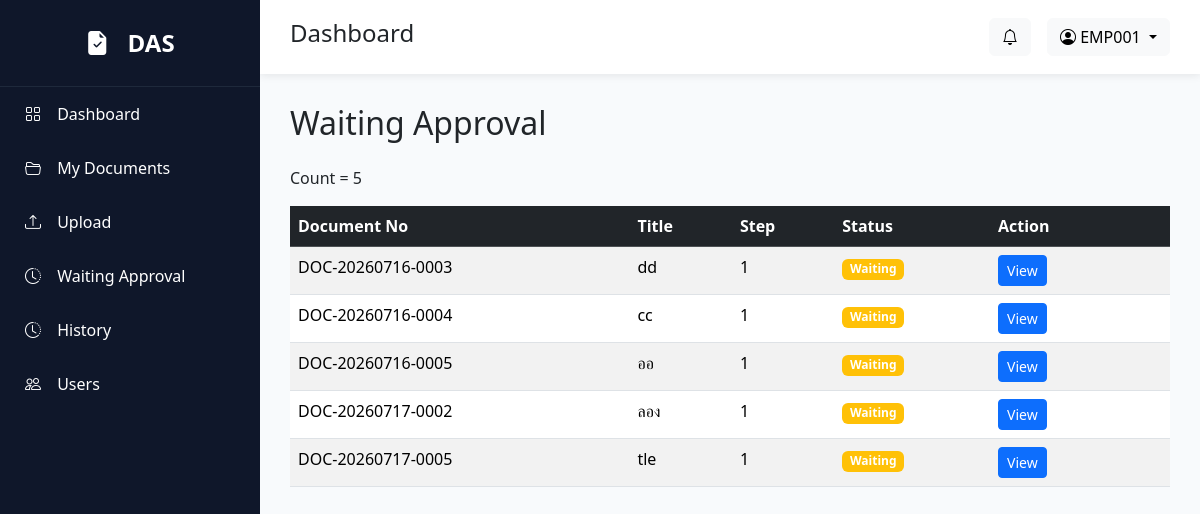
The page /documents/waiting (signed in) on the database as committed earlier.
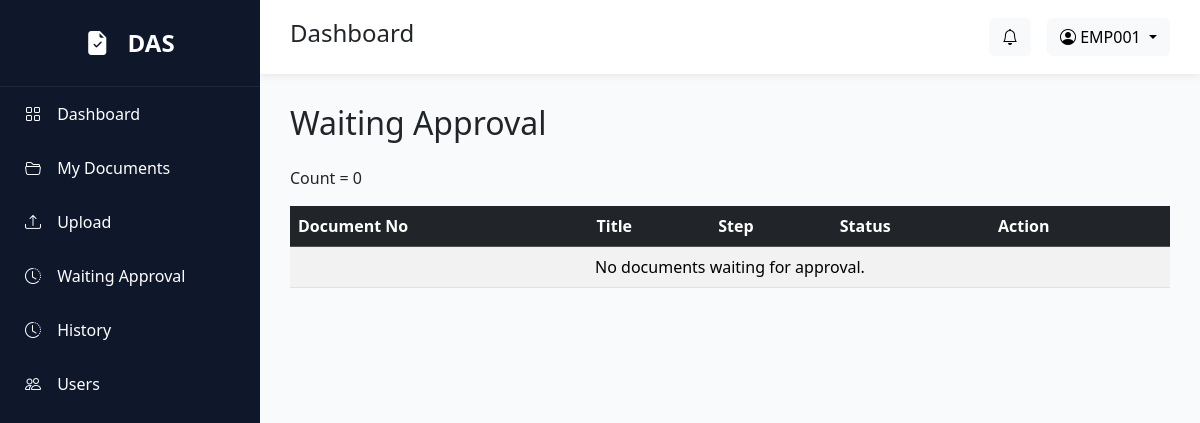
The same page on the database as committed later.
### models/approval_step.py (models this page shows)
class ApprovalStep(db.Model):
    __tablename__ = "approval_steps"
    id = db.Column(db.Integer, primary_key=True)
    document_id = db.Column(
        db.Integer,
        db.ForeignKey("documents.id"),
        nullable=False
    )
    approver_id = db.Column(
        db.Integer,
        db.ForeignKey("users.id"),
        nullable=False
    )
    sequence = db.Column(
        db.Integer,
        nullable=False
    )
    status = db.Column(
        db.String(20),
        default="Pending"
    )
    approved_at = db.Column(
        db.DateTime
    )
    comment = db.Column(
        db.Text
    )
    created_at = db.Column(
        db.DateTime,
        default=datetime.utcnow
    )

### models/document.py (models this page shows)
class Document(db.Model):
    __tablename__ = "documents"
    id = db.Column(db.Integer, primary_key=True)
    document_no = db.Column(db.String(30), unique=True, nullable=False)
    title = db.Column(db.String(255), nullable=False)
    document_type = db.Column(db.String(100), nullable=False)
    description = db.Column(db.Text)
    file_name = db.Column(db.String(255))
    status = db.Column(db.String(50), default="Waiting Manager")
    created_by = db.Column(db.String(20))
    current_approver = db.Column(db.String(20))
    created_at = db.Column(db.DateTime, default=datetime.utcnow)
    approval_steps = db.relationship(
        "ApprovalStep",
        backref="document",
        lazy=True,
        cascade="all, delete-orphan",
        order_by="ApprovalStep.sequence"
    )

### routes/document.py (the view)
@document_bp.route("/documents/waiting")
@login_required
def waiting_documents():
    waiting_steps = (
        ApprovalStep.query
        .filter_by(
            approver_id=current_user.id,
            status="Waiting"
        )
        .all()
    )
    print("================================")
    print("Current User ID :", current_user.id)
    print("Waiting Count :", len(waiting_steps))
    for step in waiting_steps:
        print(step.document_id, step.approver_id, step.status)
    print("================================")
    return render_template(
        "documents/waiting.html",
        waiting_steps=waiting_steps
    )

### app.py (called while the page is built)
@login_manager.user_loader
def load_user(user_id):
    return User.query.get(int(user_id))

### templates/documents/waiting.html
{% extends "layout/base.html" %}
{% block content %}
<h2 class="mb-4">Waiting Approval</h2>
<p>Count = {{ waiting_steps|length }}</p>
<table class="table table-striped">
    <thead class="table-dark">
        <tr>
            <th>Document No</th>
            <th>Title</th>
            <th>Step</th>
            <th>Status</th>
            <th width="180">Action</th>
        </tr>
    </thead>
    <tbody>
        {% for step in waiting_steps %}
        <tr>
            <td>{{ step.document.document_no }}</td>
            <td>{{ step.document.title }}</td>
            <td>{{ step.sequence }}</td>
            <td>
                <span class="badge bg-warning">
                    {{ step.status }}
                </span>
            </td>
            <td>
                <a href="/documents/{{ step.document.id }}" class="btn btn-primary btn-sm">
                    View
                </a>
            </td>
        </tr>
        {% else %}
        <tr>
            <td colspan="5" class="text-center">
                No documents waiting for approval.
            </td>
        </tr>
        {% endfor %}
    </tbody>
</table>
{% endblock %}

Rows that differ between the two databases and show on the page:
no longer on this page (row edited): ApprovalStep: document.document_no "DOC-20260716-0003", document "dd", sequence "1", status "Waiting"
no longer on this page (row edited): ApprovalStep: document.document_no "DOC-20260716-0004", document "cc", sequence "1", status "Waiting"
no longer on this page (row edited): ApprovalStep: document.document_no "DOC-20260716-0005", document "ออ", sequence "1", status "Waiting"
no longer on this page (row edited): ApprovalStep: document.document_no "DOC-20260717-0002", document "ลอง", sequence "1", status "Waiting"
no longer on this page (row edited): ApprovalStep: document.document_no "DOC-20260717-0005", document "tle", sequence "1", status "Waiting"
Other text that changed with them:
{{ waiting_steps|length }}: "5" → "0"
text now shown: "No documents waiting for approval."
